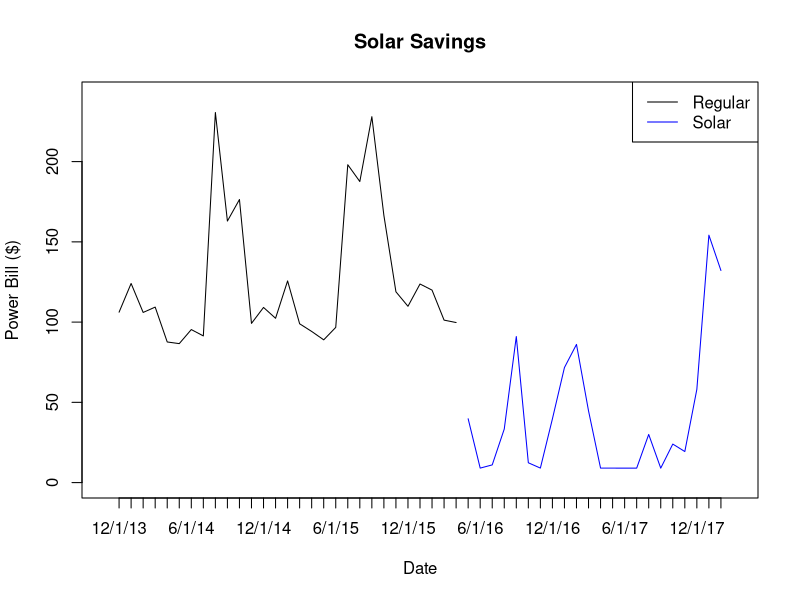
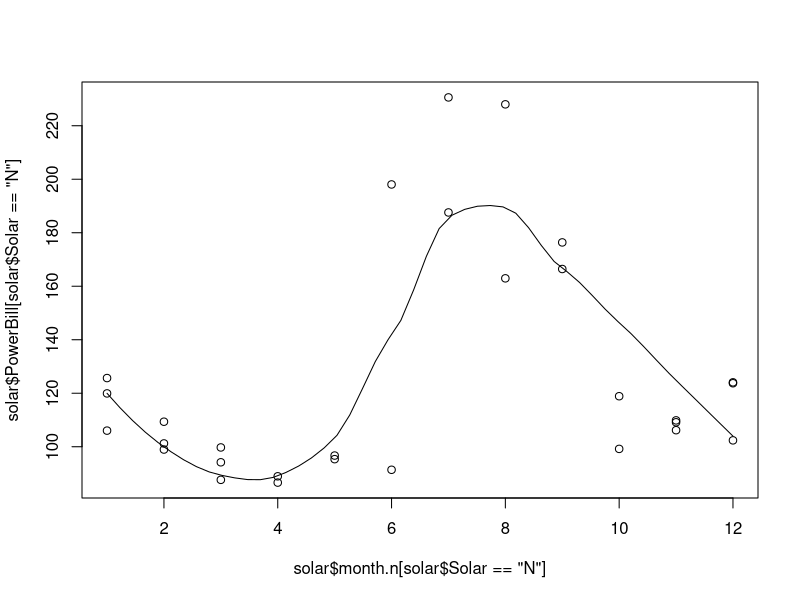
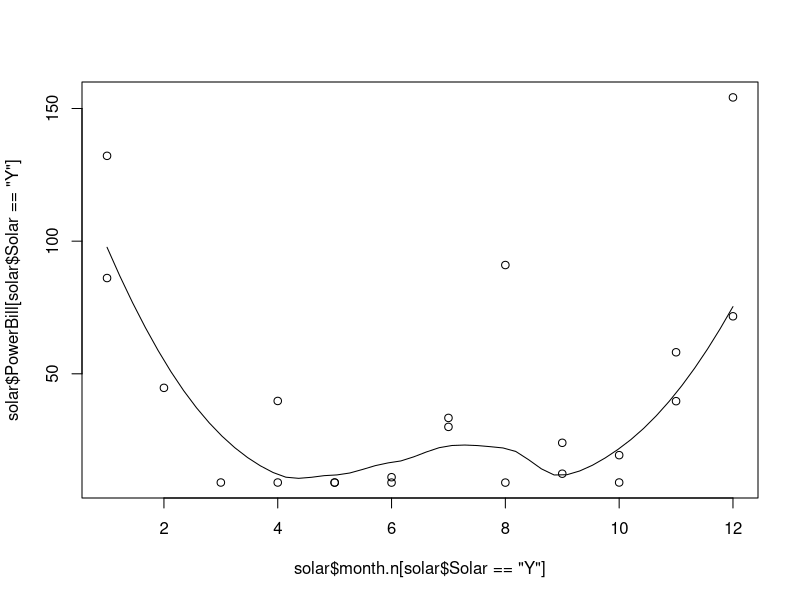
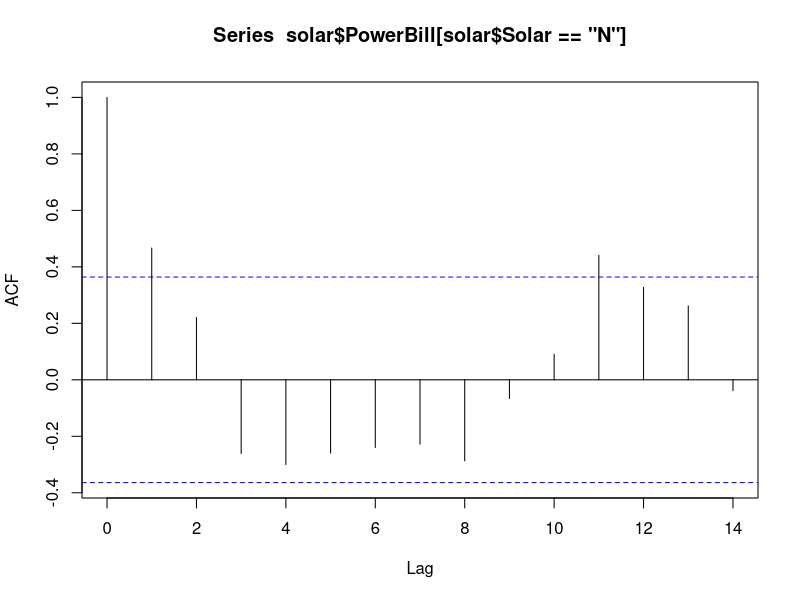
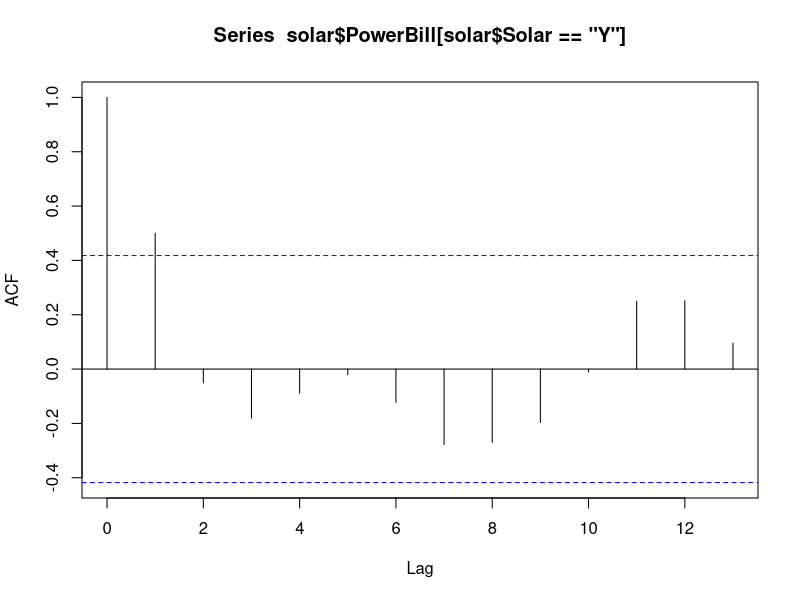
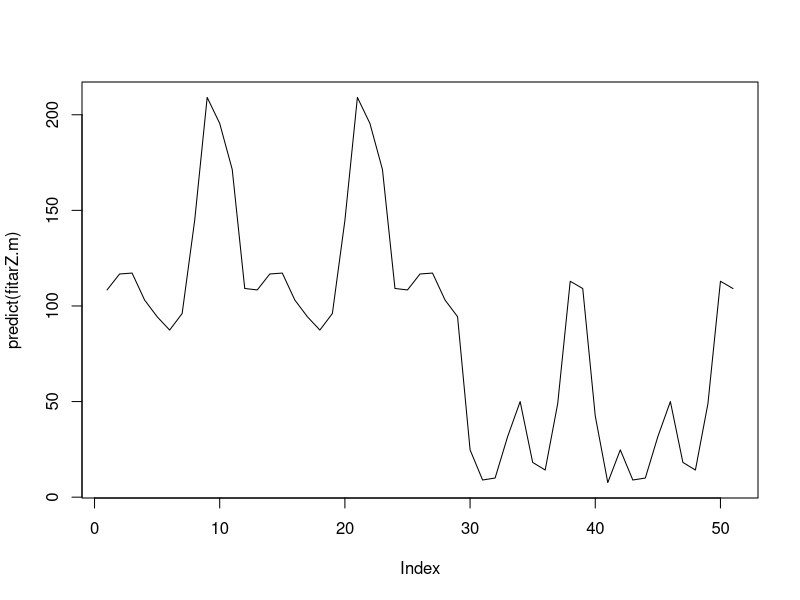
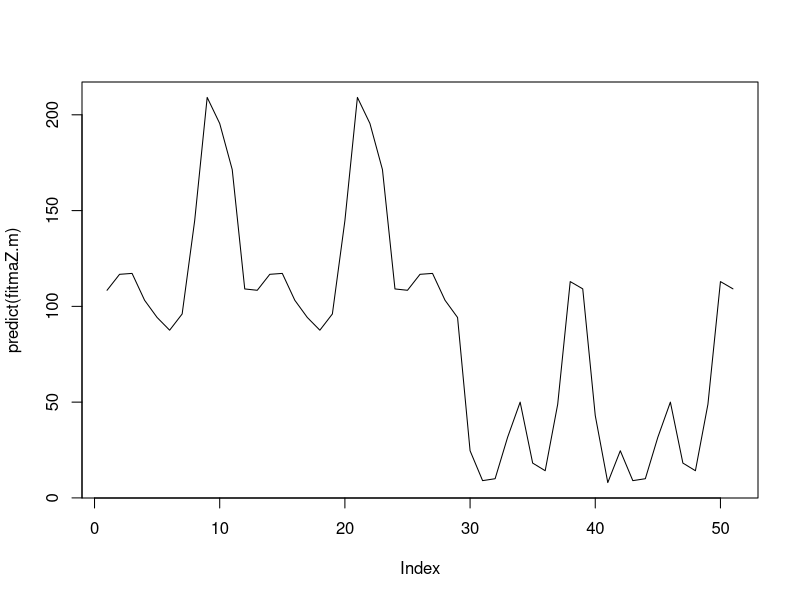
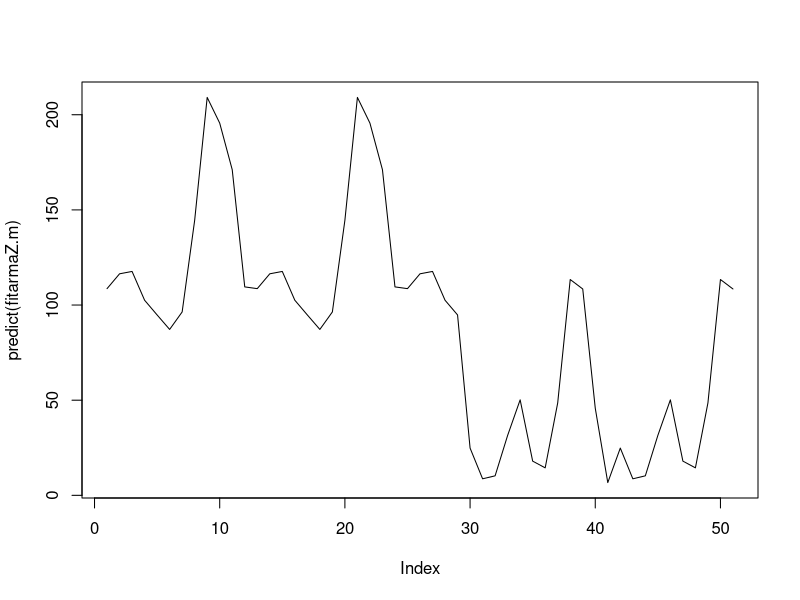

The R script that drew these images, in order: (Note: this script raises an error after producing the figures.)
#
library(nlme)

solar <- read.csv("SolarSavings.csv",as.is=TRUE)
plot(solar$PowerBill[solar$Solar=='N'],xlim=c(0,52),ylim=c(0,240),type="l",xaxt="n", ylab="Power Bill ($)", xlab="Date", main= "Solar Savings")
axis(1,at=1:nrow(solar),labels=solar$Date)

lines((1:nrow(solar))[solar$Solar=='Y'],solar$PowerBill[solar$Solar=='Y'],col="blue")
legend("topright",col=c("black","blue"),legend=c("Regular", "Solar"),lty=1)

# create time indicator
solar$ztime <- 1:length(solar$Date) - 1
solar$rtime <- c(1:sum(solar$Solar == "N") - 1, 1:sum(solar$Solar == "Y") - 1)

# Create Month column
solar$month.n <- as.numeric(sapply(strsplit(solar$Date, "/"), "[",1)) - 1
solar$month.n[solar$month.n == 0] <- 12
solar$month <-  as.factor(sprintf("%02d",solar$month.n))

# seasonality by month
scatter.smooth(solar$month.n[solar$Solar == "N"],solar$PowerBill[solar$Solar == "N"],degree=2)

scatter.smooth(solar$month.n[solar$Solar == "Y"],solar$PowerBill[solar$Solar == "Y"],degree=2)

# make plot for seasonality by month
# par(mfrow=c(2,1))
pdf('smoothregular.pdf')
scatter.smooth(solar$month.n[solar$Solar == "N"],
               solar$PowerBill[solar$Solar == "N"],degree=2,
               ylab='Payment (Regular)',xlab='Month')#,xaxt='n')
dev.off()
pdf('smoothsolar.pdf')
scatter.smooth(solar$month.n[solar$Solar == "Y"],
               solar$PowerBill[solar$Solar == "Y"],degree=2,
               ylab='Payment (Solar)',xlab='Month')
dev.off()


# Different seasonality for Solar and Non Solar
sn <- c(0,0,0,0,0,1,1,1,1,0,0,0) 
sy <- c(1,1,0,0,0,0,0,0,0,0,1,1) 


solar$season <- sapply(1:length(solar$Solar), function(i) ifelse(solar$Solar[i] == "N",  sn[solar$month.n[i]], sy[solar$month.n[i]])) + 1


# Explore Correlation
acf(solar$PowerBill[solar$Solar == "N"])
acf(solar$PowerBill[solar$Solar == "Y"])



#########################
# Ztime models by month # 
#########################

# Fit AR(1) model
fitarZ.m <- gls(PowerBill ~ -1 + month:Solar, correlation = corAR1(form=~ztime),data=solar,method="ML")
summary(fitarZ.m)
plot(predict(fitarZ.m),type="l")

# Fit MA(1)
fitmaZ.m <- gls(PowerBill ~ -1 + month:Solar, correlation = corARMA(form=~ztime,p=0,q=1),data=solar,method="ML")
summary(fitmaZ.m)
plot(predict(fitmaZ.m),type="l")

# Fit ARMA(1,1)
fitarmaZ.m <- gls(PowerBill ~ -1 + month:Solar, correlation = corARMA(form=~ztime,p=1,q=1),data=solar,method="ML")
summary(fitarmaZ.m)
plot(predict(fitarmaZ.m),type="l")

######################
# Ztime Models By PS #
######################
# effect for 'peak' season

# fit AR(1)
fitarZ.ps <- gls(PowerBill ~ -1 + as.factor(season):Solar, correlation = corAR1(form=~ztime),data=solar,method="ML")
summary(fitarZ.ps)
plot(predict(fitarZ.ps),type="l")


# Fit MA(1)
fitmaZ.ps <- gls(PowerBill ~ -1 + as.factor(season):Solar, correlation = corARMA(form=~ztime|Solar,p=0,q=1),data=solar,method="ML")
summary(fitmaZ.ps)
plot(predict(fitmaZ.ps),type="l")

# Fit ARMA(1,1)
fitarmaZ.ps <- gls(PowerBill ~ -1 + as.factor(season):Solar, correlation = corARMA(form=~ztime|Solar,p=1,q=1),data=solar,method="ML")
summary(fitarmaZ.ps)
plot(predict(fitarmaZ.ps),type="l")


############################
# Time by Solar, Non Solar #
# 'rtime'                  #
############################
#effect for month
fitar.m <- gls(PowerBill ~ -1 + as.factor(month.n):Solar, correlation = corARMA(form=~rtime|Solar,p=1,q=0),data=solar,method="ML")
summary(fitar.m)
plot(predict(fitar.m),type="l")

fitma.m <- gls(PowerBill ~ -1 + as.factor(month.n):Solar, correlation = corARMA(form=~rtime|Solar,p=0,q=1),data=solar,method="ML")
summary(fitma.ps)
plot(predict(fitma.m),type="l")

fitarma.m <- gls(PowerBill ~ -1 + as.factor(month.n):Solar, correlation = corARMA(form=~rtime|Solar,p=1,q=1),data=solar,method="ML")
summary(fitarma.m)
plot(predict(fitma.m),type="l")


# effect for peak season
fitar.ps <- gls(PowerBill ~ -1 + as.factor(season):Solar, correlation = corARMA(form=~rtime|Solar,p=1,q=0),data=solar,method="ML")
summary(fitar.ps)
plot(predict(fitar.ps),type="l")

fitma.ps <- gls(PowerBill ~ -1 + as.factor(season):Solar, correlation = corARMA(form=~rtime|Solar,p=0,q=1),data=solar,method="ML")
summary(fitma.ps)
plot(predict(fitma.ps),type="l")

fitarma.ps <- gls(PowerBill ~ -1 + as.factor(season):Solar, correlation = corARMA(form=~rtime|Solar,p=1,q=1),data=solar,method="ML")
summary(fitarma.ps)
plot(predict(fitma.ps),type="l")

AIC(fitarma.ps,fitarma.m,fitar.ps,fitma.ps,fitar.m,fitma.m)

# Prediction into the future
sigma2 <- fitar.ps$sigma^2
phi <- coef(fitar.ps$modelStruct$corStruct,unconstrained=FALSE)

# AR(1)
intervals(fitar.ps)

n.sn <- sum(solar$Solar == "N")
n.sy<- sum(solar$Solar == "Y")


# calculating R squared for the fitar.ps
# ss.res <- sum((solar$PowerBill - predict(fitar.ps))^2)
# ss.total <- sum((solar$PowerBill - mean(solar$PowerBill))^2)
# Rsquared <- 1-(ss.res/ss.total)
# Rsquared

#make a plot of data vs fitar.ps model
plot(1:nrow(solar),solar$PowerBill,type='l',lwd=1,
     xaxt = 'n',xlab='',ylab='Power Bill',main='AR(1) Model Fit')
axis(1, at = seq(1, 51, by = 5),labels=solar$Date[seq(1, 51, by = 5)], las=2)
colors <- c('blue','red')
my.pch <- c(1,16)
abline(v=which(solar$Solar=='Y')[1],col='red',lty=2)
lines(predict(fitar.ps),type="l",col='blue',lwd = 2)
legend("topright",col=c("black","blue"),legend=c("Data", "Model"),lty=1,lwd=c(1,2))

#make a table of the model summary
library(xtable)
xtable(t(t(fitar.ps$coefficients)))

intervals(fitar.ps) #gets confidence intervals for model values

plot(fitar.ps$fitted,fitar.ps$residuals)

### De-correlate model to check assumptions
my.X<- model.matrix(fitar.ps,data=solar)
dim(my.X)

#de-correlate model to be able to check assumptions
# L.inv * Y ~ N(L.inv * X * beta, L.inv * L * t(L) * t(L.inv))
#make R
w <- "N"
n <- n.sn
k <- n.sy 
R <- diag(k+n)
R <- sigma2*phi^(abs(row(R) - col(R)))

L<- t(chol(R))
Ystar <- solve(L) %*% solar$PowerBill

XX.star <- solve(L) %*%  my.X
decorr.mod <- lm(Ystar ~ XX.star) #fit de-correlated model
#check assumptions
#residuals
plot(decorr.mod$fitted.values,decorr.mod$residuals,main='Fitted Values vs. Residuals')
abline(h=0,col='red')
hist(decorr.mod$residuals,prob=T,main='Histogram of Residuals')
curve(dnorm(x,0,sd(decorr.mod$residuals)),col='red',add=T)

#linearity
library(car)
avPlots(decorr.mod)

##




# 1) predict how much has been saved already
w <- "N"
n <- n.sn
k <- n.sy 
R <- diag(k+n)
R <- sigma2*phi^(abs(row(R) - col(R)))
X.all <- model.matrix(~-1 + as.factor(sn[solar$month.n]+1))
Xstar <- X.all[n+1:k,]
X <- X.all[1:n,]
bhat <- coef(fitar.ps)
bw <- 1:2

pred.savings <- Xstar %*% bhat[bw] + R[n+1:k,1:n] %*% solve(R[1:n,1:n]) %*% (solar[solar$Solar == w,"PowerBill"][1:n] - X %*% bhat[bw])
pred.var <- R[n+1:k,n+1:k] - R[n+1:k,1:n] %*% solve(R[1:n,1:n]) %*% R[1:n,n+1:k]
  list(pred.mn,pred.var)
  
A <- matrix(1,ncol=k)
# Expected amount saved
m.sav <- A %*% (pred.savings - solar[solar$Solar == "Y","PowerBill"])
m.sav <- as.numeric(m.sav)

# Confidence interval on amount saved
sd.sav <- as.numeric(sqrt(A %*% pred.var %*% t(A)))
m.sav + c(-1,1) * qnorm(0.975) * sd.sav


prediction <- function(n,k,R,X.all,bw,w) {
  Xstar <- X.all[n+1:k,]
  X <- X.all[1:n,]
  pred.mn <- Xstar %*% bhat[bw] + R[n+1:k,1:n] %*% solve(R[1:n,1:n]) %*% (solar[solar$Solar == w,"PowerBill"][1:n] - X %*% bhat[bw])
  pred.var <- R[n+1:k,n+1:k] - R[n+1:k,1:n] %*% solve(R[1:n,1:n]) %*% R[1:n,n+1:k]
  list(pred.mn,pred.var)
}


# General prediction for k months into the future into the future
k <- 12

predict.sav <- function(k) {
	months <- c(solar$month.n,rep(c(2:12,1),times=ceiling(k/12))[1:k])
	
	R.n <- diag(k+n.sn+n.sy)
	R.n <- sigma2*phi^(abs(row(R.n) - col(R.n)))
	nn <- n.sn
	kn <- k+n.sy
	xn <- as.factor(sn[months]+1)
	Xn.all <- model.matrix(~-1 + xn)
	
	R.s <- diag(k+n.sy)
	R.s <- sigma2*phi^(abs(row(R.s) - col(R.s)))
	ns <- n.sy
	ks <- k
	xs <- as.factor(sy[months[(n.sn+1):length(months)]]+1)
	Xs.all <- model.matrix(~-1 + xs)
	
	if (k != 0) {
	  p.s <- prediction(ns,ks,R.s,Xs.all,3:4,"Y")
	  As <- matrix(1,ncol=k)
	  v.s <- As %*% p.s[[2]] %*% t(As) 
	} else {
	  p.s <- list(0,0)
	  v.s <- 0
	}
	p.n <- prediction(nn,kn,R.n,Xn.all,1:2,"N")
	
	m.sav <- sum(p.n[[1]]) - sum(p.s[[1]]) - sum(solar[solar$Solar == "Y","PowerBill"])
	
	An <- matrix(1,ncol=n.sy+k)
	sd.sav <- as.numeric(sqrt(v.s + An %*% p.n[[2]] %*% t(An)))
	c(est=m.sav, m.sav + c(lower=-1,upper=1) * qnorm(0.975) * sd.sav)
}

# show savings for years
years <- 5
m.out <- seq(0,years*12,by=12)

out <- sapply(m.out,predict.sav)
plot(0:years,out[1,],type="l",ylim=c(min(out),max(out)))
lines(0:years,out[2,],lty=2)
lines(0:years,out[3,],lty=2)

# show savings by months
m <- 12*8
out <- sapply(0:m,predict.sav)
plot(0:m,out[1,],type="l",ylim=c(min(out),max(out)))
lines(0:m,out[2,],lty=2)
lines(0:m,out[3,],lty=2)
abline(h=8000,col="red")
which(out[2,] > 8000)[1]
which(out[3,] > 8000)[1]

# predict number of months to recoop $8000 dollars
single.draw <- function(k,mu,R) {
  vv <- t(chol(R))
  vv %*% rnorm(k) + mu
}

predict.sav.sim <- function(m=5000,k) {
	months <- c(solar$month.n,rep(c(2:12,1),times=ceiling(k/12))[1:k])
	
	R.n <- diag(k+n.sn+n.sy)
	R.n <- sigma2*phi^(abs(row(R.n) - col(R.n)))
	nn <- n.sn
	kn <- k+n.sy
	xn <- as.factor(sn[months]+1)
	Xn.all <- model.matrix(~-1 + xn)
	
	R.s <- diag(k+n.sy)
	R.s <- sigma2*phi^(abs(row(R.s) - col(R.s)))
	ns <- n.sy
	ks <- k
	xs <- as.factor(sy[months[(n.sn+1):length(months)]]+1)
	Xs.all <- model.matrix(~-1 + xs)

	p.s <- prediction(ns,ks,R.s,Xs.all,3:4,"Y")
	p.n <- prediction(nn,kn,R.n,Xn.all,1:2,"N")
	
	m.sav <- sum(p.n[[1]]) - sum(p.s[[1]]) - sum(solar[solar$Solar == "Y","PowerBill"])
	
	single.draw <- function(k,mu,R) {
     vv <- t(chol(R))
     p <- vv %*% rnorm(k) + mu
     p[p<0] <- 0
     p
    }
    pred.s <- sapply(1:m, function(i) {
      pb.s <- c(solar[solar$Solar == "Y","PowerBill"], single.draw(ks,p.s[[1]],p.s[[2]]))
      pb.n <- single.draw(kn,p.n[[1]],p.n[[2]])
      cumsum(pb.n - pb.s)
    } )
    
   rbind(est=apply(pred.s,1,mean),apply(pred.s,1,quantile,p=c(0.025,0.975)))
}

predict.days.sim <- function(m=5000) {
	k <- 12*8
	months <- c(solar$month.n,rep(c(2:12,1),times=ceiling(k/12))[1:k])
	
	R.n <- diag(k+n.sn+n.sy)
	R.n <- sigma2*phi^(abs(row(R.n) - col(R.n)))
	nn <- n.sn
	kn <- k+n.sy
	xn <- as.factor(sn[months]+1)
	Xn.all <- model.matrix(~-1 + xn)
	
	R.s <- diag(k+n.sy)
	R.s <- sigma2*phi^(abs(row(R.s) - col(R.s)))
	ns <- n.sy
	ks <- k
	xs <- as.factor(sy[months[(n.sn+1):length(months)]]+1)
	Xs.all <- model.matrix(~-1 + xs)

	p.s <- prediction(ns,ks,R.s,Xs.all,3:4,"Y")
	p.n <- prediction(nn,kn,R.n,Xn.all,1:2,"N")
	
	m.sav <- sum(p.n[[1]]) - sum(p.s[[1]]) - sum(solar[solar$Solar == "Y","PowerBill"])
	
	single.draw <- function(k,mu,R) {
     vv <- t(chol(R))
     p <- vv %*% rnorm(k) + mu
     p[p<0] <- 0
     p
    }
    pred.s <- sapply(1:m, function(i) {
      pb.s <- c(solar[solar$Solar == "Y","PowerBill"], single.draw(ks,p.s[[1]],p.s[[2]]))
      pb.n <- single.draw(kn,p.n[[1]],p.n[[2]])
      which(cumsum(pb.n - pb.s) > 8000)[1] - n.sy
    } )
    
   c(est=mean(pred.s),quantile(pred.s,p=c(0.025,0.975)))
}

predict.days.sim()







# Simulate data to get confidence interval on Amount Saved (validate CI)

m <- 5000
preds <- sapply(1:m, function(i) single.draw(k,pred.savings,pred.var))
ci.pred.s <- t(apply(preds,1,quantile,p=c(0.025,0.975)))


# via simulation
preds.sav <- apply(preds,2,function(x) sum(x - solar[solar$Solar == "Y","PowerBill"]))

mean(preds.sav)
sd(preds.sav)
quantile(preds.sav,c(0.025,0.975))

# Confidence Interval On Prediction
ci.pred <- cbind(pred.savings,pred.savings) + qnorm(0.975)*sqrt(diag(pred.var)) %*% cbind(-1,1)

#
plot(solar$PowerBill[solar$Solar=='N'],xlim=c(0,52),ylim=c(0,240),type="l",xaxt="n", ylab="Power Bill ($)", xlab="Date", main= "Solar Savings")
axis(1,at=1:nrow(solar),labels=solar$Date)

lines((1:nrow(solar))[solar$Solar=='Y'],solar$PowerBill[solar$Solar=='Y'],col="blue")
legend("topright",col=c("black","blue"),legend=c("Regular", "Solar"),lty=1)

lines(n+1:k,pred.savings)
lines(n+1:k,ci.pred[,1],lty=2)
lines(n+1:k,ci.pred[,2],lty=2)



# Test with no seasonal effect
###
fitar <-  gls(PowerBill ~ -1 + Solar, correlation = corARMA(form=~rtime|Solar,p=1,q=0),data=solar,method="ML")
summary(fitar)

sigma2 <- fitar$sigma^2
phi <- 0.5185

n <- n.sn
k <- n.sy 
R <- diag(k+n)
R <- (sigma2/(1-phi^2))*phi^(abs(row(R) - col(R)))
#X.all <- model.matrix(~ 1, data=solar)
Xstar <- matrix(1,nrow=k)
X <- matrix(1,nrow=n)
bw <- c(1)
bhat <- coef(fitar)

pred.savings <- Xstar %*% bhat[bw] + R[n+1:k,1:n] %*% solve(R[1:n,1:n]) %*% (solar[solar$Solar == w,"PowerBill"][1:n] - X %*% bhat[bw])
pred.var <- R[n+1:k,n+1:k] - R[n+1:k,1:n] %*% solve(R[1:n,1:n]) %*% R[1:n,n+1:k]

m <- 5000
preds <- sapply(1:m, function(i) single.draw(k,pred.savings,pred.var))
ci.pred <- t(apply(preds,1,quantile,p=c(0.025,0.975)))

ci.pred <- cbind(pred.savings,pred.savings) + qnorm(0.975)*sqrt(diag(pred.var)) %*% cbind(-1,1)


plot(solar$PowerBill[solar$Solar=='N'],xlim=c(0,52),ylim=c(0,240),type="l",xaxt="n", ylab="Power Bill ($)", xlab="Date", main= "Solar Savings")
axis(1,at=1:nrow(solar),labels=solar$Date)

lines((1:nrow(solar))[solar$Solar=='Y'],solar$PowerBill[solar$Solar=='Y'],col="blue")
legend("topright",col=c("black","blue"),legend=c("Regular", "Solar"),lty=1)

lines(n+1:k,pred.savings)
lines(n+1:k,ci.pred[,1],lty=2)
lines(n+1:k,ci.pred[,2],lty=2)

# Months correlated
mn <- sapply(table(solar$month.n[solar$Solar == "N"]),function(x) 1:x)
my <- sapply(table(solar$month.n[solar$Solar == "Y"]),function(x) 1:x)
for (i in 1:12) {
  solar$mc[solar$month.n == i & solar$Solar=="N"] <- mn[[i]]
  solar$mc[solar$month.n == i & solar$Solar=="Y"] <- my[[i]]
}

fitar.m <- gls(PowerBill ~ -1 + as.factor(season):Solar, correlation = corAR1(form=~mc|Solar/month), data=solar)

# TO DO:
# Check assumptions
# - decorrelate and check

# Make predictions 
# - errors on
# - simulation study?

# Predictive accuracy




